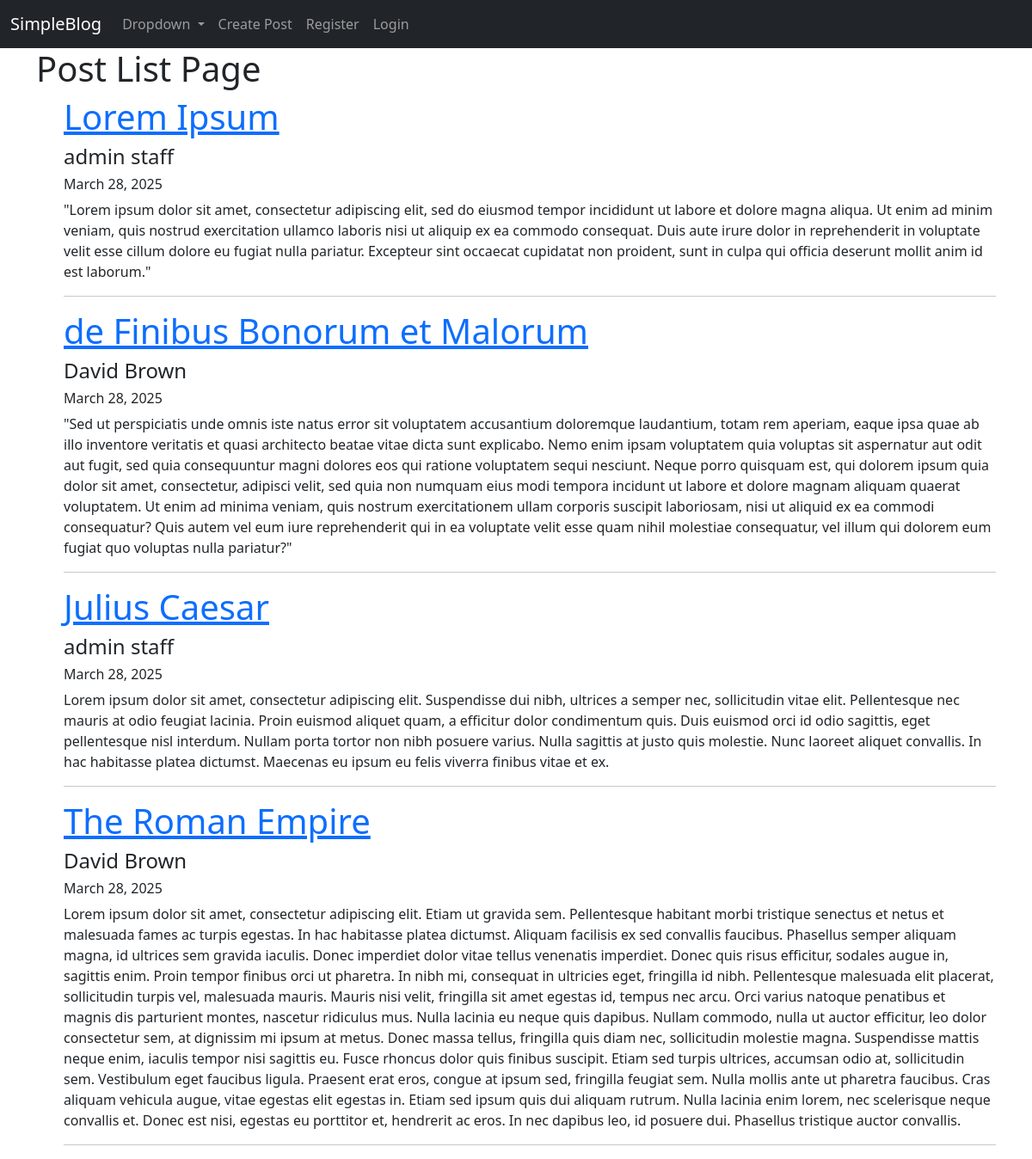
The app's page /, older data.
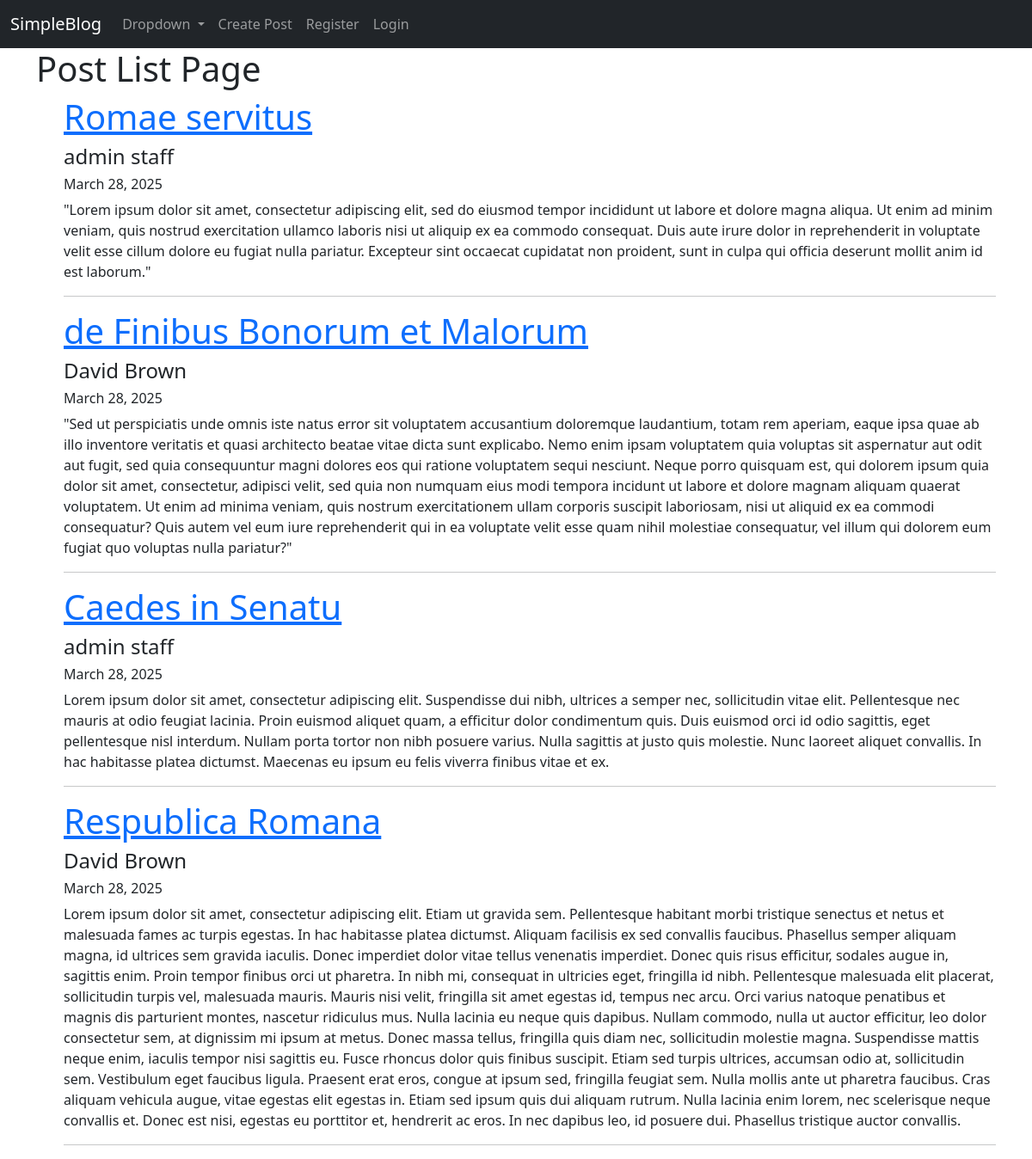
The same page, newer data.
### blog/models.py (models this page shows, shortened)
class Post(models.Model):
    title = models.CharField(max_length=255)
    author = models.ForeignKey(User, on_delete=models.CASCADE)
    body = models.TextField()
    post_date = models.DateField(auto_now_add=True)

### blog/views.py (the view)
# urls.py: path('', PostListView.as_view(), name = 'post-list'),
class PostListView(ListView):
    model = Post
    template_name = 'post_list.html'
    ordering = ['-post_date']

### blog/templates/post_list.html (shortened to what this page needs)
{% extends 'base.html' %}
{% block content %}
<h1>Post List Page</h1>
{%  for post in object_list %}
    <ul>
        <a href="{% url 'post-detail' post.pk %}"><h1>{{ post.title }}</h1></a>
        <h4>{{ post.author.first_name}} {{ post.author.last_name}}</h4>
        <h6>{{ post.post_date }}</h6>
        <p>{{ post.body }}</p>
        <hr>
    </ul>
{% endfor %}
{% endblock %}

Row changes from the older to the newer data that the page shows:
changed Post: title "Lorem Ipsum" → "Romae servitus"
changed Post: title "Julius Caesar" → "Caedes in Senatu"
changed Post: title "The Roman Empire" → "Respublica Romana"
